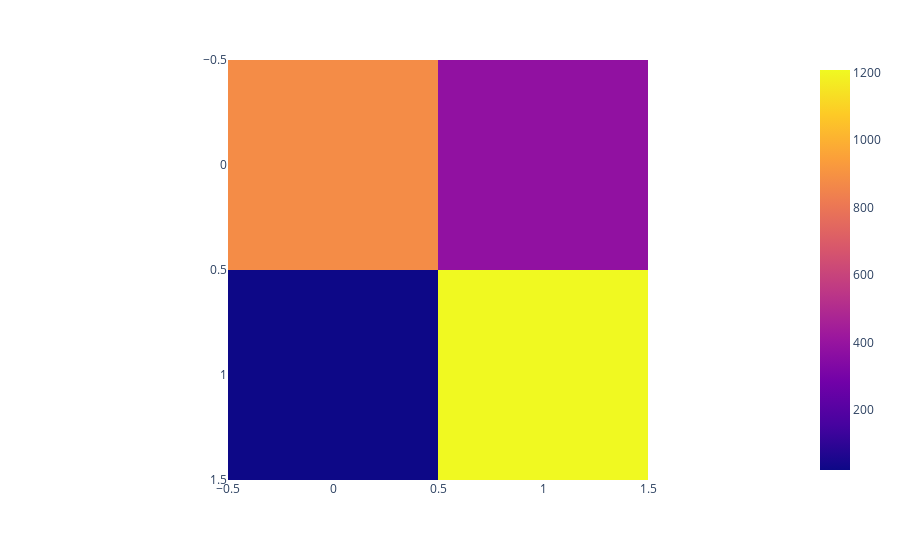

This figure's notebook cell:
### Code cell
plot_confusion_matrix(y_test, preds)

### Figure 1 — Plotly figure (JSON) as saved in the notebook; plotly's stock layout.template omitted (floating-point values rounded to 4 significant figures)
{"data": [{"coloraxis": "coloraxis", "hovertemplate": "x: %{x}<br>y: %{y}<br>color: %{z}<extra></extra>", "name": "0", "type": "heatmap", "xaxis": "x", "yaxis": "y", "z": [[878, 382], [22, 1208]]}], "layout": {"coloraxis": {"colorscale": [[0, "#0d0887"], [0.1111, "#46039f"], [0.2222, "#7201a8"], [0.3333, "#9c179e"], [0.4444, "#bd3786"], [0.5556, "#d8576b"], [0.6667, "#ed7953"], [0.7778, "#fb9f3a"], [0.8889, "#fdca26"], [1, "#f0f921"]]}, "margin": {"t": 60}, "xaxis": {"anchor": "y", "constrain": "domain", "domain": [0, 1], "scaleanchor": "y"}, "yaxis": {"anchor": "x", "autorange": "reversed", "constrain": "domain", "domain": [0, 1]}}}
